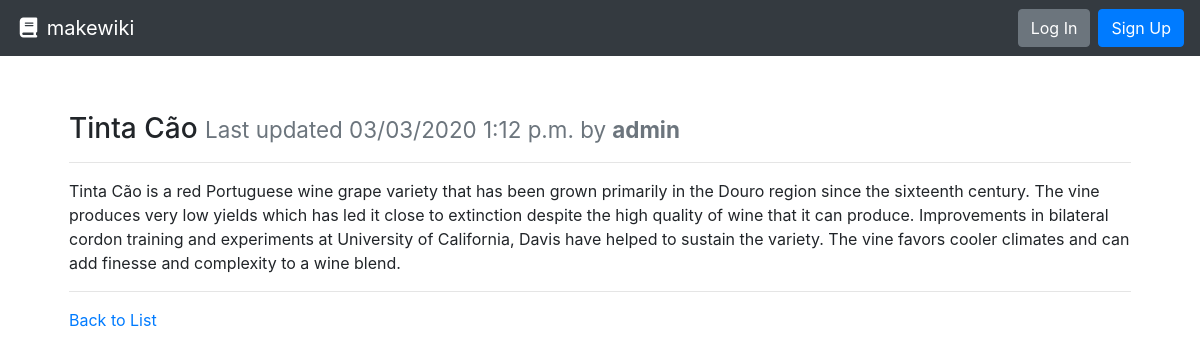
Page /tinta-cão on the committed database.
### wiki/views.py (the view)
# urls.py: path('<str:slug>', PageDetailView.as_view(), name='wiki-details-page'),
class PageDetailView(DetailView):
    model = Page
    def get(self, request, slug):
        page = self.get_queryset().get(slug__iexact=slug)
        return render(request, "wiki/page.html", {"page": page})

### wiki/templates/wiki/page.html
{% extends "base.html" %}
{% block content %}
  <div class="row">
    <div class="col m-4">
      <h3>{{ page.title }} <small class="text-muted">Last updated {{ page.modified|date:"SHORT_DATETIME_FORMAT" }} by <b>{{ page.author.username }}</b></small></h3>
      <hr>
      <p>{{ page.content|linebreaksbr }}</p>
      <hr>
      <a href="{% url 'wiki-list-page' %}">Back to List</a>
    </div>
  </div>
{% endblock %}

### wiki/templates/base.html (shortened to what this page needs)
<!doctype html>
<html lang="en">
  <head>
    <link rel="stylesheet" href="https://stackpath.bootstrapcdn.com/bootstrap/4.3.1/css/bootstrap.min.css"
>
  </head>
  <body>
    <nav class="navbar navbar-expand-md navbar-dark bg-dark">
      <a class="navbar-brand" href="{% url 'wiki-list-page' %}"><i class="fas fa-fw fa-book"></i> makewiki</a>
      <form class="form-inline ml-auto">
        {% if user.is_authenticated %}
        <div class="text-white">Hello, <strong>{{ user.username }}</strong>!</div>
        <a href="#" class="btn btn-success ml-4">New Page</a>
        <a href="{% url 'logout' %}" class="btn btn-danger ml-2">Log Out</a>
        {% else %}
        <a href="{% url 'login' %}" class="btn btn-secondary ml-2">Log In</a>
        <a href="{% url 'signup' %}" class="btn btn-primary ml-2">Sign Up</a>
        {% endif %}
      </form>
    </nav>
    <main role="main" class="container" style="margin-top: 4vh;">
      {% block content %}{% endblock %}
    </main>
  </body>
</html>

### rows in the picture
Page: title "Tinta Cão", modified "03/03/2020 1:12 p.m.", author.username "admin", content "Tinta Cão is a red Portuguese wine grape variety that has been grown primarily in the Douro region since the sixteenth century. The vine produces very low yields which has led it close to extinction despite the high quality of wine that it can produce. Improvements in bilateral cordon training and experiments at University of California, Davis have helped to sustain the variety. The vine favors cooler climates and can add finesse and complexity to a wine blend."
